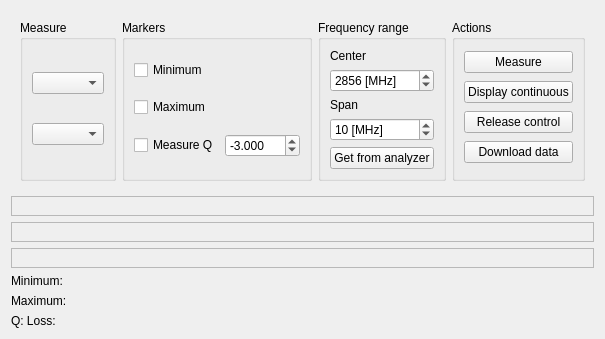
      <widget class="QWidget" name="scatteringTab">
       <attribute name="title">
        <string>Scattering measure</string>
       </attribute>
       <layout class="QVBoxLayout" name="verticalLayout_6">
        <item>
         <widget class="QWidget" name="widget_2" native="true">
          <layout class="QHBoxLayout" name="horizontalLayout">
           <item>
            <widget class="QGroupBox" name="groupBox_5">
             <property name="sizePolicy">
              <sizepolicy hsizetype="Maximum" vsizetype="Preferred">
               <horstretch>0</horstretch>
               <verstretch>0</verstretch>
              </sizepolicy>
             </property>
             <property name="maximumSize">
              <size>
               <width>200</width>
               <height>16777215</height>
              </size>
             </property>
             <property name="title">
              <string>Measure</string>
             </property>
             <layout class="QGridLayout" name="gridLayout_10">
              <item row="1" column="0">
               <widget class="QComboBox" name="scatMeasurePart">
                <property name="toolTip">
                 <string>scattering parameter representation</string>
                </property>
               </widget>
              </item>
              <item row="0" column="0">
               <widget class="QComboBox" name="scatMeasureType">
                <property name="toolTip">
                 <string>scattering parameter</string>
                </property>
               </widget>
              </item>
             </layout>
            </widget>
           </item>
           <item>
            <widget class="QGroupBox" name="groupBox_12">
             <property name="title">
              <string>Markers</string>
             </property>
             <layout class="QGridLayout" name="gridLayout_4">
              <item row="1" column="1">
               <widget class="QCheckBox" name="scatMarkerMax">
                <property name="toolTip">
                 <string>search for maximum value (Ctrl+x)</string>
                </property>
                <property name="text">
                 <string>Maximum</string>
                </property>
                <property name="shortcut">
                 <string>Ctrl+X</string>
                </property>
               </widget>
              </item>
              <item row="3" column="1">
               <widget class="QCheckBox" name="scatMarkerQ">
                <property name="toolTip">
                 <string>compute Q from selected value (Ctrl+w)</string>
                </property>
                <property name="text">
                 <string>Measure Q</string>
                </property>
                <property name="shortcut">
                 <string>Ctrl+W</string>
                </property>
               </widget>
              </item>
              <item row="3" column="2">
               <widget class="QDoubleSpinBox" name="scatMarkerQVal">
                <property name="toolTip">
                 <string>value for Q computation</string>
                </property>
                <property name="decimals">
                 <number>3</number>
                </property>
                <property name="minimum">
                 <double>-500.000000000000000</double>
                </property>
                <property name="maximum">
                 <double>500.000000000000000</double>
                </property>
                <property name="value">
                 <double>-3.000000000000000</double>
                </property>
               </widget>
              </item>
              <item row="0" column="1">
               <widget class="QCheckBox" name="scatMarkerMin">
                <property name="toolTip">
                 <string>search for minimum value (Ctrl+n)</string>
                </property>
                <property name="text">
                 <string>Minimum</string>
                </property>
                <property name="shortcut">
                 <string>Ctrl+N</string>
                </property>
               </widget>
              </item>
             </layout>
            </widget>
           </item>
           <item>
            <widget class="QGroupBox" name="groupBox_13">
             <property name="title">
              <string>Frequency range</string>
             </property>
             <layout class="QGridLayout" name="gridLayout_11">
              <item row="2" column="0">
               <widget class="QLabel" name="label_17">
                <property name="text">
                 <string>Span</string>
                </property>
               </widget>
              </item>
              <item row="0" column="0">
               <widget class="QLabel" name="label_16">
                <property name="text">
                 <string>Center</string>
                </property>
               </widget>
              </item>
              <item row="1" column="0">
               <widget class="QDoubleSpinBox" name="scatFreqCenter">
                <property name="toolTip">
                 <string>central frequency</string>
                </property>
                <property name="suffix">
                 <string> [MHz]</string>
                </property>
                <property name="decimals">
                 <number>0</number>
                </property>
                <property name="maximum">
                 <double>6000000000.000000000000000</double>
                </property>
                <property name="value">
                 <double>2856.000000000000000</double>
                </property>
               </widget>
              </item>
              <item row="3" column="0">
               <widget class="QDoubleSpinBox" name="scatFreqSpan">
                <property name="toolTip">
                 <string>frequency span</string>
                </property>
                <property name="suffix">
                 <string> [MHz]</string>
                </property>
                <property name="decimals">
                 <number>0</number>
                </property>
                <property name="minimum">
                 <double>1.000000000000000</double>
                </property>
                <property name="maximum">
                 <double>6000000000.000000000000000</double>
                </property>
                <property name="value">
                 <double>10.000000000000000</double>
                </property>
               </widget>
              </item>
              <item row="4" column="0">
               <widget class="QPushButton" name="actionScatFreqGet">
                <property name="toolTip">
                 <string>get frequency range from analyzer (Ctrl+f)</string>
                </property>
                <property name="text">
                 <string>Get from analyzer</string>
                </property>
                <property name="shortcut">
                 <string>Ctrl+F</string>
                </property>
               </widget>
              </item>
             </layout>
            </widget>
           </item>
           <item>
            <widget class="QGroupBox" name="groupBox_10">
             <property name="title">
              <string>Actions</string>
             </property>
             <layout class="QVBoxLayout" name="verticalLayout_3">
              <item>
               <widget class="QPushButton" name="actionScatMeasure">
                <property name="toolTip">
                 <string>perform measure (Ctrl+m)</string>
                </property>
                <property name="text">
                 <string>Measure</string>
                </property>
                <property name="shortcut">
                 <string>Ctrl+M</string>
                </property>
               </widget>
              </item>
              <item>
               <widget class="QPushButton" name="actionScatContinious">
                <property name="toolTip">
                 <string>set analyzer to continuous measure mode (Ctrl+c)</string>
                </property>
                <property name="text">
                 <string>Display continuous</string>
                </property>
                <property name="shortcut">
                 <string>Ctrl+C</string>
                </property>
               </widget>
              </item>
              <item>
               <widget class="QPushButton" name="actionScatRelease">
                <property name="toolTip">
                 <string>push analyzer to local control mode (Ctrl+r)</string>
                </property>
                <property name="text">
                 <string>Release control</string>
                </property>
                <property name="shortcut">
                 <string>Ctrl+R</string>
                </property>
               </widget>
              </item>
              <item>
               <widget class="QPushButton" name="actionScatDownload">
                <property name="toolTip">
                 <string>download measured data (Ctrl+d)</string>
                </property>
                <property name="text">
                 <string>Download data</string>
                </property>
                <property name="shortcut">
                 <string>Ctrl+D</string>
                </property>
               </widget>
              </item>
             </layout>
            </widget>
           </item>
          </layout>
         </widget>
        </item>
        <item>
         <widget class="QFrame" name="scatterPlotFrameDec">
          <property name="sizePolicy">
           <sizepolicy hsizetype="Preferred" vsizetype="Expanding">
            <horstretch>0</horstretch>
            <verstretch>0</verstretch>
           </sizepolicy>
          </property>
          <property name="frameShape">
           <enum>QFrame::StyledPanel</enum>
          </property>
          <property name="frameShadow">
           <enum>QFrame::Raised</enum>
          </property>
          <layout class="QVBoxLayout" name="verticalLayout_7"/>
         </widget>
        </item>
        <item>
         <widget class="QFrame" name="scatterPlotFramePol">
          <property name="sizePolicy">
           <sizepolicy hsizetype="Preferred" vsizetype="Expanding">
            <horstretch>0</horstretch>
            <verstretch>0</verstretch>
           </sizepolicy>
          </property>
          <property name="frameShape">
           <enum>QFrame::StyledPanel</enum>
          </property>
          <property name="frameShadow">
           <enum>QFrame::Raised</enum>
          </property>
          <layout class="QVBoxLayout" name="verticalLayout_8"/>
         </widget>
        </item>
        <item>
         <widget class="QFrame" name="scatterPlotFrameSmt">
          <property name="sizePolicy">
           <sizepolicy hsizetype="Preferred" vsizetype="Expanding">
            <horstretch>0</horstretch>
            <verstretch>0</verstretch>
           </sizepolicy>
          </property>
          <property name="frameShape">
           <enum>QFrame::StyledPanel</enum>
          </property>
          <property name="frameShadow">
           <enum>QFrame::Raised</enum>
          </property>
          <layout class="QVBoxLayout" name="verticalLayout_9"/>
         </widget>
        </item>
        <item>
         <widget class="QLabel" name="labelScatMarkerMin">
          <property name="text">
           <string>Minimum:</string>
          </property>
         </widget>
        </item>
        <item>
         <widget class="QLabel" name="labelScatMarkerMax">
          <property name="text">
           <string>Maximum:</string>
          </property>
         </widget>
        </item>
        <item>
         <widget class="QLabel" name="labelScatMarkerQ">
          <property name="text">
           <string>Q: Loss:</string>
          </property>
         </widget>
        </item>
       </layout>
      </widget>
